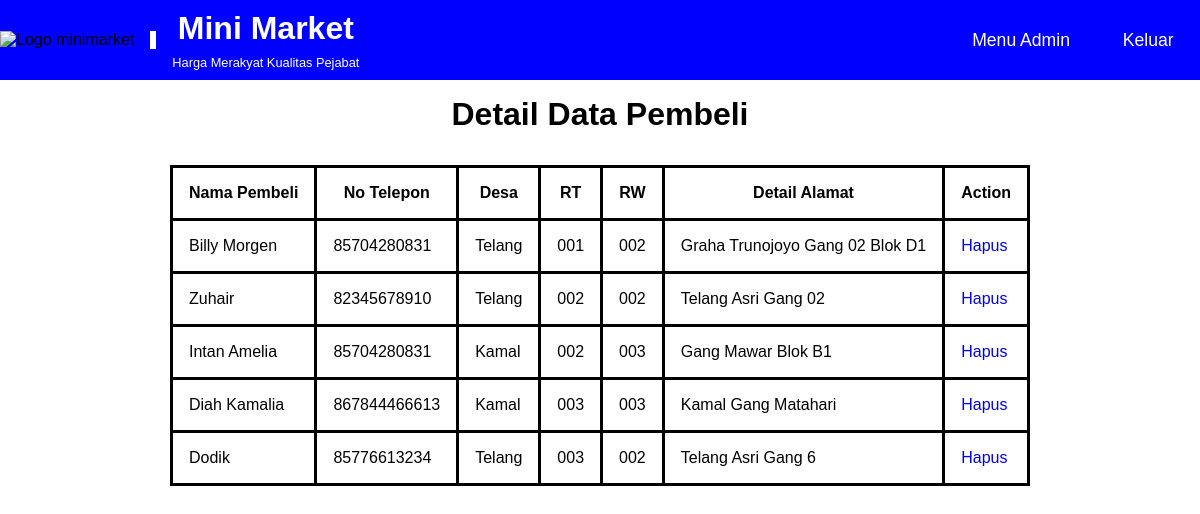
/php/detaildatapembeli.php (signed in), run on the app's committed database.
### tables this page shows
CREATE TABLE `user_detail` (
  `USERID` varchar(5) DEFAULT NULL,
  `NO_HP` decimal(13,0) DEFAULT NULL,
  `KELURAHAN` varchar(20) DEFAULT NULL,
  `RT` varchar(5) DEFAULT NULL,
  `RW` varchar(5) DEFAULT NULL,
  `DETAIL_ALAMAT` text DEFAULT NULL
);

CREATE TABLE `user` (
  `USERID` varchar(5) NOT NULL,
  `NAMA` varchar(20) DEFAULT NULL,
  `USERNAME` varchar(20) DEFAULT NULL,
  `PASSWORD` varchar(50) DEFAULT NULL,
  `level` varchar(5) NOT NULL
);

### php/detaildatapembeli.php (the view, shortened to what this page needs)
<!DOCTYPE html>
<html lang="en">
<head>
    <link rel="stylesheet" href="../stylesheets/index.css">
    <link rel="stylesheet" href="../stylesheets/keranjang.css">
</head>
<body>
    <header class="header">
        <navbar class="navbar">
            <div class="logo-container">
                <figure>
                    <img id="logo-icon" src="../assets/images/logo_minimarket.png" alt="Logo minimarket">
                </figure>
                <div class="logo-title">
                    <h1>Mini Market</h1>
                    <p>harga merakyat kualitas pejabat</p>
                </div>
            </div>
            <ul class="navbar-links">
                <li>
                    <a href="menuadmin.php">Menu Admin</a>
                </li>
                <li>
                    <a href="logout.php">Keluar</a>
                </li>
            </ul>
        </navbar>
    </header>
    <main class="main">
        <h1>Detail Data Pembeli</h1>
        <table class="chart-order">
            <thead>
                <tr>
                    <th>
                        Nama Pembeli
                    </th>
                    <th>
                        No Telepon
                    </th>
                    <th>
                        Desa
                    </th>
                    <th>
                        RT
                    </th>
                    <th>
                        RW
                    </th>
                    <th>
                        Detail Alamat
                    </th>
                    <th>
                        Action
                    </th>
                </tr>
            </thead>
            <tbody>
            <?php
                include "koneksi.php";
                $query="SELECT user.*,user_detail.* FROM user INNER JOIN user_detail USING(USERID) WHERE level='user' GROUP BY user.USERID;";
                $hasil = mysqli_query($koneksi,$query);
                if(mysqli_num_rows($hasil)>0){
                    while($data=mysqli_fetch_array($hasil)){
                        echo"
                        <tr>
                            <td>$data[NAMA]</td>
                            <td>$data[NO_HP]</td>
                            <td>$data[KELURAHAN]</td>
                            <td>$data[RT]</td>
                            <td>$data[RW]</td>
                            <td>$data[DETAIL_ALAMAT]</td>
                            <td><a href='hapususer.php?nama=$data[NAMA]'>Hapus</a>
                        </tr>";
                    }
                }else{
                    echo"
                    <tr>
                        <td>KOSONG</td>
                    </tr>
                    ";
                }
            ?>
            </tbody>
        </table>
    </main>
</body>
</html>

### stylesheets/index.css (style rules this page uses)
:root { font-size: 16px; }
* { margin: 0; padding: 0%; box-sizing: border-box; }
a { text-decoration: none; }
li { list-style: none; }
body { font-family: Verdana, Geneva, Tahoma, sans-serif; }
.header { width: 100%; height: 5rem; background-color: blue; display: flex; align-items: center; justify-content: center; }
.navbar { display: flex; align-items: center; max-width: 1280px; width: 100%; justify-content: space-between; }
.logo-container { display: flex; align-items: center; justify-content: center; }
.logo-title { display: flex; flex-direction: column; justify-content: space-evenly; gap: .5em; margin-left: .5em; color: white; text-align: center; text-transform: capitalize; }
.logo-title h1 { font-size: 2rem; }
.logo-title p { font-size: .8rem; }
#logo-icon { height: 4rem; padding-right: 1em; margin-right: 0.5em; border-right: 0.4em solid white; }
.navbar-links { display: flex; align-items: center; justify-content: space-between; }
.navbar-links li a { color: white; margin: 0 1em; padding: 0 .5em; font-size: 1.1em; }
.main { padding: 1rem; max-width: 1280px; width: 100%; padding: 1rem; margin: 0 auto; display: flex; align-items: center; flex-direction: column; }
.main h1 { text-align: center; }

### stylesheets/keranjang.css (style rules this page uses)
.chart-order { margin: 2rem; }
.chart-order, .chart-order tr, .chart-order th, .chart-order td { border: 0.2rem solid black; border-collapse: collapse; padding: 1em; }

### data on the page
user_detail: USERID.NAMA "Billy Morgen", NO_HP "85704280831", KELURAHAN "Telang", RT "001", RW "002", DETAIL_ALAMAT "Graha Trunojoyo Gang 02 Blok D1"
user_detail: USERID.NAMA "Zuhair", NO_HP "82345678910", KELURAHAN "Telang", RT "002", RW "002", DETAIL_ALAMAT "Telang Asri Gang 02"
user_detail: USERID.NAMA "Intan Amelia", NO_HP "85704280831", KELURAHAN "Kamal", RT "002", RW "003", DETAIL_ALAMAT "Gang Mawar Blok B1"
user_detail: USERID.NAMA "Diah Kamalia", NO_HP "867844466613", KELURAHAN "Kamal", RT "003", RW "003", DETAIL_ALAMAT "Kamal Gang Matahari"
user_detail: USERID.NAMA "Dodik", NO_HP "85776613234", KELURAHAN "Telang", RT "003", RW "002", DETAIL_ALAMAT "Telang Asri Gang 6"
